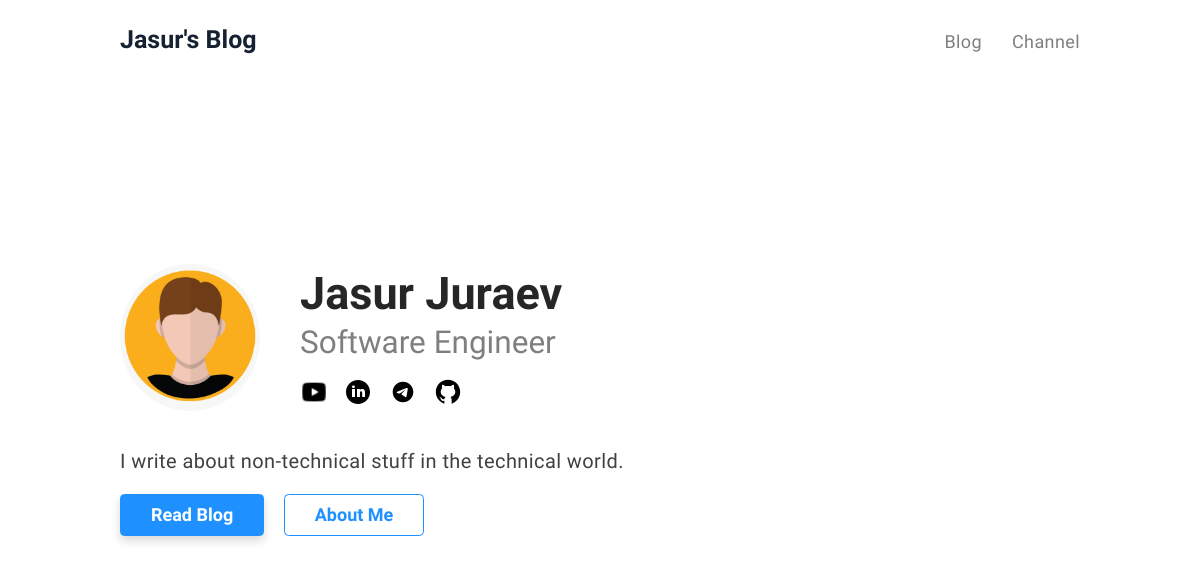
The page / on the database its author committed.
### blog/models.py (models this page shows)
class About(Model):
    full_name = CharField(max_length=300)
    specialization = CharField(max_length=255)
    image = ImageField(upload_to='about/', default=None)
    instagram_link = URLField()
    github_link = URLField()
    linkedin_link = URLField()
    telegram_link = URLField()
    short_bio = TextField()
    bio = RichTextUploadingField()

### blog/views.py (the view)
# urls.py: path('', MainView.as_view(), name='main'),
class MainView(ListView):
    template_name = 'blog/index.html'
    queryset = About.objects.first()
    context_object_name = 'about'

### templates/blog/index.html (shortened to what this page needs)
{% load static %}
<!DOCTYPE html>
<html lang="en">
<head>
    <link href="{% static '/css/flexgridcombo.css' %}" rel="stylesheet">
    <link rel="stylesheet" href="https://stackpath.bootstrapcdn.com/bootstrap/4.4.1/css/bootstrap.min.css">
    <link href="{% static "/css/style.css" %}" rel="stylesheet">
</head>
<body>
<header class="header--title flex align-items-center">
    <div class="container">
        <div class="align-items-center flex">
            <div class="logo-wrapper">
                <a class="logo" href="{% url 'main' %}">Jasur's Blog</a>
            </div>
            <ul class="nav align-items-center">
                <li><a class="list-item" href="{% url 'blog' %}">Blog</a></li>
                <li><a class="list-item" href="#" target="_blank">Channel</a></li>
            </ul>
        </div>
    </div>
</header>
<section id="home" class="flex align-items-center">
    <div class="container">
        <div class="row justify-between">
            <div class="col-xl-8 col-lg-10 col-12 stagger-animation">
                <div class="about flex align-items-center">
                    <img class="anim-item profile-picture
                                align-self-start" src="{% static "image/user-icon.png" %}" alt="Jasur"/>
                    <div class="about-detail anim-item">
                        <h1 class="title">{{ about.full_name }}</h1>
                        <h3 class="desc">{{ about.specialization }}</h3>
                        <div class="social-links flex
                                    align-items-center">
                            <a class="icon-youtube" target="_blank" href="#">
                                <img src="{% static "/image/youtube.png" %}" width="28"/>
                            </a>
                            <a class="icon-linkedin" target="_blank"
                               href="https://www.linkedin.com/in/jasur-juraev-014661244/">
                                <img src="{% static "/image/linkedin.svg" %}" width="30"/>
                            </a>
                            <a class="icon-telegram" target="_blank" href="#">
                                <img src="{% static "/image/telegram.svg" %}" width="30"/>
                            </a>
                            <a class="icon-telegram" target="_blank" href="https://github.com/jacurlive">
                                <img src="{% static "/image/github.svg" %}" width="30"/>
                            </a>
                        </div>
                    </div>
                </div>
                <div class="detail">
                    <p class="size-big anim-item">{{ about.short_bio }}</p>
                    <div class="btns-wrapper anim-item">
                        <a href="{% url "blog" %}" class="btn btn-primary">Read Blog</a>
                        <a href="{% url "about" %}" class="btn btn-secondary">About Me</a>
                    </div>
                </div>
            </div>
        </div>
    </div>
</section>
</body>
</html>

### blog/static/css/flexgridcombo.css (style rules this page uses)
.flex { display: flex; flex-wrap: wrap; }
.flex .col-12 { flex-basis: 100%; max-width: 100%; }
@media (min-width: 992px) { .flex .col-lg-10 { flex-basis: 83.33333333333334%; max-width: 83.33333333333334%; } }
@media (min-width: 1200px) { .flex .col-xl-8 { flex-basis: 66.66666666666667%; max-width: 66.66666666666667%; } }
.justify-between { justify-content: space-between; }

### blog/static/css/style.css (style rules this page uses)
[class^="icon-"], [class*=" icon-"] { font-family: 'icomoon' !important; font-style: normal; font-weight: normal; font-variant: normal; text-transform: none; line-height: 1; -webkit-font-smoothing: antialiased; -moz-osx-font-smoothing: grayscale; }
* { margin: 0; padding: 0; }
html { font-size: 16px; }
ol, ul { list-style: none; }
a { text-decoration: none; }
.flex > div { box-sizing: border-box; }
html { font-size: 18px; }
body { font-family: 'Source Sans Pro', sans-serif; font-weight: 400; }
p, li { line-height: 1.5; letter-spacing: 0.4px; color: rgba(0,0,0,0.75); }
@media (min-width: 768px) { p.size-big { font-size: 24px; display: flex; align-items: center; } }
@media (min-width: 576px) { p.size-big { font-size: 20px; } }
.container { box-sizing: border-box; max-width: 1040px; padding: 0 40px; }
section { box-sizing: border-box; }
.anim-item { opacity: 0; }
.title { color: rgba(0,0,0,0.85); }
header { position: fixed; top: 0; left: 0; width: 100%; z-index: 10; transition: 0.3s transform ease; min-height: 80px; }
header:before { content: ''; position: absolute; top: 0; right: 0; bottom: 0; left: 0; background: #fff; pointer-events: none; box-shadow: 0 3px 8px 0 rgba(0,0,0,0.05); z-index: -1; opacity: 0; transition: 0.3s all ease; }
header .logo { color: #162232; font-size: 25px; font-weight: 700; letter-spacing: 0; }
.nav { position: relative; }
@media (min-width: 576px) { .nav { top: 1px; margin-left: auto; } }
@media (min-width: 576px) { .nav li:not(:last-child) { margin-right: 30px; } }
.nav li a { color: #000; opacity: 0.5; transition: 0.3s opacity ease; }
#home { min-height: calc(100vh - 80px); padding-top: 80px; box-sizing: border-box; }
#home .about { margin-bottom: 35px; }
#home .profile-picture { max-width: 140px; margin-right: 40px; border-radius: 50%; }
#home .social-links { margin-top: 15px; }
#home .social-links a { margin-right: 15px; color: #000; font-size: 22px; }
#home .about-detail .title { font-weight: 700; margin-bottom: 3px; }
#home .about-detail .desc { color: rgba(0,0,0,0.5); font-weight: 400; }
.btns-wrapper .btn:not(:last-child) { margin-right: 15px; }
.btn { font-weight: 600; padding-left: 30px; padding-right: 30px; }
.btn.btn-primary { background: #1e90ff; border-color: #1e90ff; box-shadow: 0 5px 10px 0 rgba(0,0,0,0.15); }
.btn.btn-secondary { border-color: #1e90ff; background: transparent; color: #1e90ff; }

### rows shown on the page
About: full_name "Jasur Juraev", specialization "Software Engineer", short_bio "I write about non-technical stuff in the technical world."
